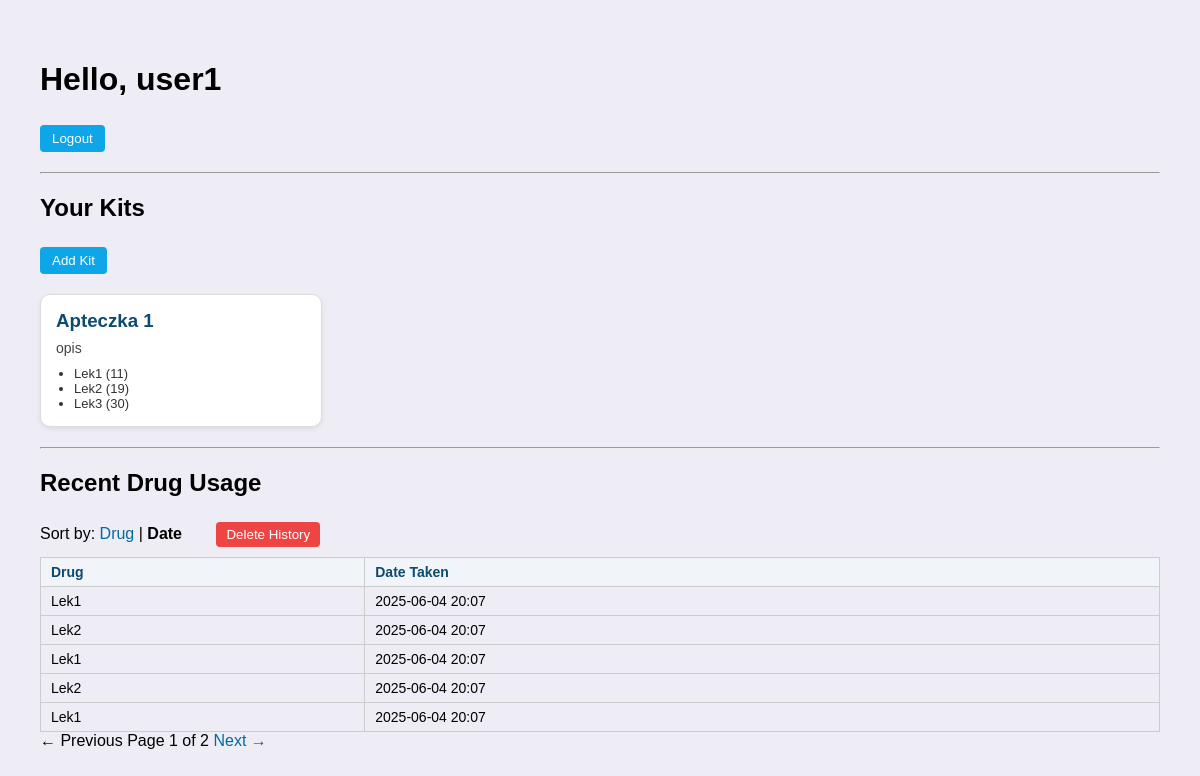
/dashboard/ (signed in), run on an earlier commit of the app's database.
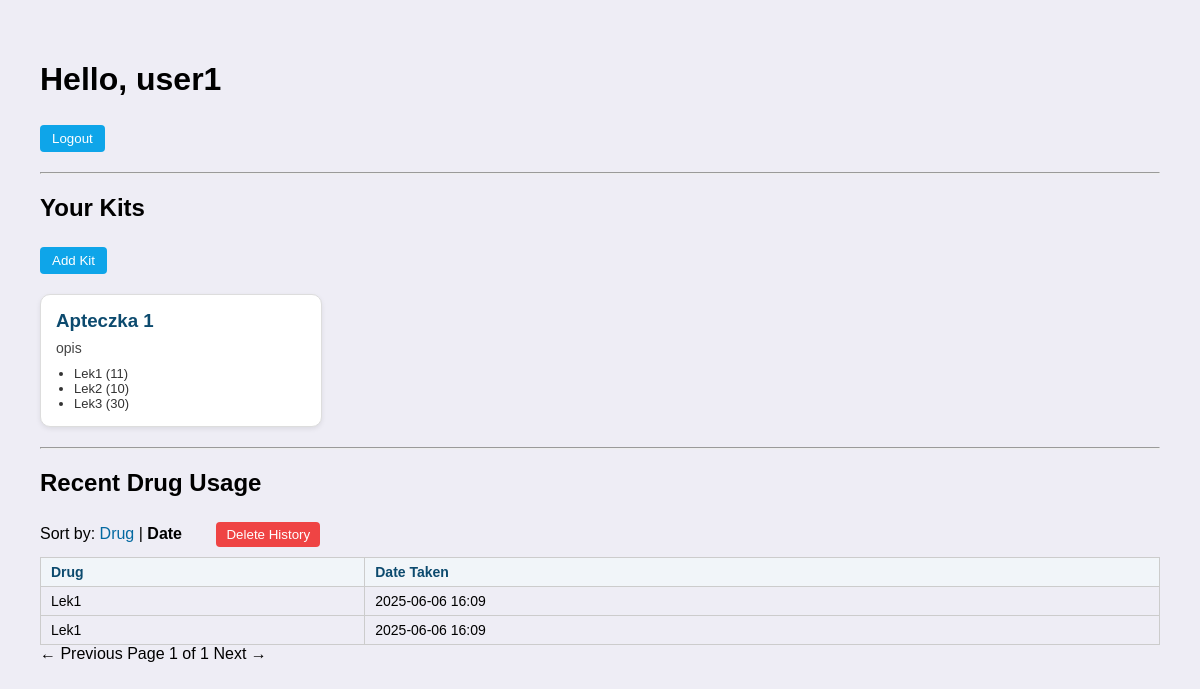
And on a later commit of the database.
### app_med_kit/models.py (models this page shows, shortened)
class Kit(models.Model):
    user = models.ForeignKey(User, on_delete=models.CASCADE)
    name = models.CharField(max_length=100)
    description = models.TextField(blank=True)

class Drug(models.Model):
    kit = models.ForeignKey(Kit, on_delete=models.CASCADE, related_name='drugs')
    name = models.CharField(max_length=100)
    number = models.PositiveIntegerField()
    description = models.TextField(blank=True)
    price = models.DecimalField(max_digits=10, decimal_places=2, default=0)
    expiration_date = models.DateField(null=True, blank=True)
    created_at = models.DateTimeField(auto_now_add=True)

class DrugTake(models.Model):
    user = models.ForeignKey(User, on_delete=models.CASCADE)
    drug = models.ForeignKey('Drug', on_delete=models.CASCADE)
    taken_at = models.DateTimeField(auto_now_add=True)

### app_med_kit/views.py (the view, shortened to what this page needs)
# urls.py: path('', views.dashboard, name='dashboard'),
@login_required
def dashboard(request):
    kits = Kit.objects.filter(user=request.user)
    show_form = request.GET.get('add_kit') == '1'
    form = KitForm() if show_form else None
    take_sort = request.GET.get('take_sort', 'taken_at')
    take_page = request.GET.get('take_page', 1)
    if take_sort == 'drug':
        takes = DrugTake.objects.filter(user=request.user).select_related('drug').order_by('drug__name')
    else:
        takes = DrugTake.objects.filter(user=request.user).select_related('drug').order_by('-taken_at')
    paginator = Paginator(takes, 5)
    take_page_obj = paginator.get_page(take_page)
    return render(request, 'app_med_kit/dashboard.html', {
        'kits': kits,
        'form': form,
        'show_form': show_form,
        'take_page_obj': take_page_obj,
        'take_sort': take_sort,
    })

### app_med_kit/templates/app_med_kit/dashboard.html (shortened to what this page needs)
{% extends 'app_med_kit/med_kit_base.html' %}
{% load static %}
{% block extra_css %}
<link rel="stylesheet" href="{% static 'css/dashboard.css' %}">
{% endblock %}
{% block content %}
<h1>Hello, {{ user.username }}</h1>
<form method="post" action="{% url 'logout' %}">
    <button type="submit">Logout</button>
</form>
<hr>
<h2>Your Kits</h2>
<a href="?add_kit=1"><button {% if show_form %}disabled{% endif %}>Add Kit</button></a>
<div class="kit-grid">
  {% for kit in kits %}
    <a href="{% url 'manage_kit' kit.id %}" class="kit-card">
      <h3>{{ kit.name }}</h3>
      {% if kit.description %}
        <p>{{ kit.description }}</p>
      {% endif %}
      <ul>
        {% for drug in kit.drugs.all|slice:":3" %}
          <li>{{ drug.name }} ({{ drug.number }})</li>
        {% endfor %}
      </ul>
    </a>
  {% empty %}
    <p>You have no kits yet.</p>
  {% endfor %}
</div>
<hr>
<h2>Recent Drug Usage</h2>
<div class="sort-navbar">
  Sort by:
  {% if take_sort == 'drug' %}
    <strong>Drug</strong> |
    <a href="?take_sort=taken_at">Date</a>
  {% else %}
    <a href="?take_sort=drug">Drug</a> |
    <strong>Date</strong>
  {% endif %}
  <form method="post" action="{% url 'delete_usage_history' %}" id="delete-history-form" style="display: inline; margin-left: 20px;">
    <button type="button" onclick="confirmDeleteHistory()">Delete History</button>
  </form>
</div>
<table class="usage-table">
  <thead>
    <tr>
      <th>Drug</th>
      <th>Date Taken</th>
    </tr>
  </thead>
  <tbody>
    {% for take in take_page_obj %}
      <tr>
        <td>{{ take.drug.name }}</td>
        <td>{{ take.taken_at|date:"Y-m-d H:i" }}</td>
      </tr>
    {% empty %}
      <tr><td colspan="2">No drug usage yet.</td></tr>
    {% endfor %}
  </tbody>
</table>
<div class="pagination">
  {% if take_page_obj.has_previous %}
    <a href="?take_sort={{ take_sort }}&take_page={{ take_page_obj.previous_page_number }}">← Previous</a>
  {% else %}
    <span class="disabled">← Previous</span>
  {% endif %}
  <span>Page {{ take_page_obj.number }} of {{ take_page_obj.paginator.num_pages }}</span>
  {% if take_page_obj.has_next %}
    <a href="?take_sort={{ take_sort }}&take_page={{ take_page_obj.next_page_number }}">Next →</a>
  {% else %}
    <span class="disabled">Next →</span>
  {% endif %}
</div>
{% endblock %}

### app_med_kit/templates/app_med_kit/med_kit_base.html (shortened to what this page needs)
{% load static %}
<!DOCTYPE html>
<html lang="en">
<head>
    <link rel="stylesheet" href="{% static 'css/med_kit_base.css' %}">
    {% block extra_css %}{% endblock %}
</head>
<body>
    {% block content %}{% endblock %}
</body>
</html>

### static/css/med_kit_base.css (style rules this page uses)
body { font-family: Arial, sans-serif; background-color: #eeedf5; color: #000000; padding: 20px; }
h1, h2 { color: #000000; }
button { background-color: #0ea5e9; color: white; padding: 6px 12px; border: none; border-radius: 4px; cursor: pointer; margin-top: 5px; }
a { color: #0369a1; text-decoration: none; }
hr { margin: 20px 0; }

### static/css/dashboard.css (style rules this page uses)
body { margin: 20px; padding: 20px; }
.kit-grid { display: flex; flex-wrap: wrap; gap: 20px; margin-top: 20px; }
.kit-card { display: block; width: 250px; background-color: #fff; border: 1px solid #ddd; border-radius: 10px; padding: 15px; box-shadow: 0 2px 5px rgba(0, 0, 0, 0.08); text-decoration: none; color: inherit; transition: transform 0.2s ease, box-shadow 0.2s ease; }
.kit-card h3 { margin-top: 0; margin-bottom: 8px; color: #0c4a6e; }
.kit-card p { margin: 0 0 10px 0; font-size: 14px; color: #444; }
.kit-card ul { list-style-type: disc; padding-left: 18px; margin: 0; font-size: 13px; color: #333; }
.usage-table { width: 100%; border-collapse: collapse; margin-top: 10px; font-size: 14px; }
.usage-table th, .usage-table td { border: 1px solid #ccc; padding: 6px 10px; text-align: left; }
.usage-table th { background-color: #f1f5f9; color: #0c4a6e; }
.sort-navbar button { background-color: #ef4444; color: white; border: none; border-radius: 4px; padding: 5px 10px; margin-left: 10px; cursor: pointer; }

What changed in the data, as far as the page shows it:
removed DrugTake: drug.name "Lek1", taken_at "2025-06-04 20:07"
removed DrugTake: drug.name "Lek2", taken_at "2025-06-04 20:07"
removed DrugTake: drug.name "Lek1", taken_at "2025-06-04 20:07"
removed DrugTake: drug.name "Lek2", taken_at "2025-06-04 20:07"
removed DrugTake: drug.name "Lek1", taken_at "2025-06-04 20:07"
changed Drug "Lek2": number "19" → "10"
added DrugTake: drug.name "Lek1", taken_at "2025-06-06 16:09"
added DrugTake: drug.name "Lek1", taken_at "2025-06-06 16:09"
Also different on the page:
{{ take_page_obj.paginator.num_pages }}: "2" → "1"
